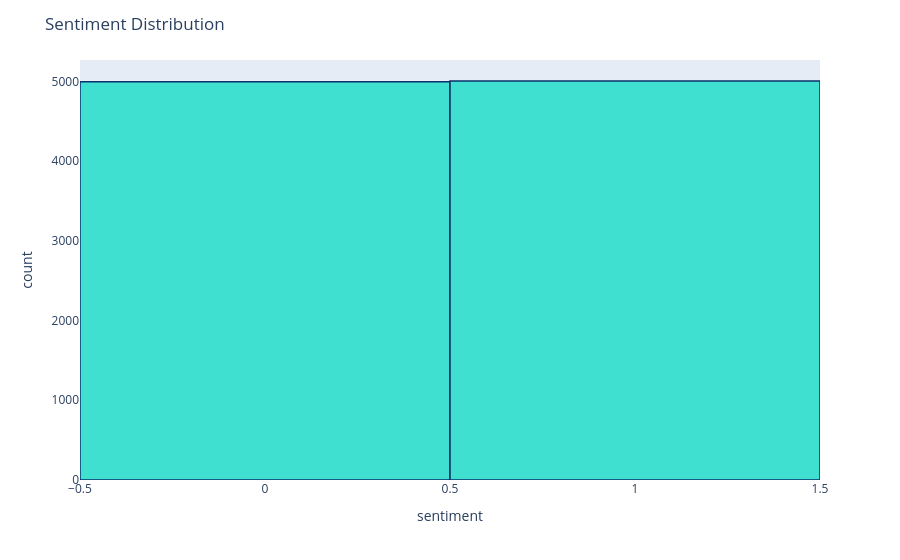

Notebook source saved alongside this figure:
### Markdown cell above
## Sentiment Distribution of Tweets

### Code cell
# Importing necessary libraries for plotting
import matplotlib.pyplot as plt
import seaborn as sns
import plotly.graph_objs as go
import plotly.express as px

# Initialize color palette for seaborn
color = sns.color_palette()

# Make sure that plots appear inline in the Jupyter notebook
%matplotlib inline

# Plotting Sentiment Distribution using Plotly (based on 'sentiment' column)
# This will create a histogram of sentiment values (0 for negative, 1 for positive)
fig = px.histogram(data, x="sentiment")

# Customizing the appearance of the histogram
fig.update_traces(marker_color="turquoise", marker_line_color='rgb(8,48,107)', marker_line_width=1.5)
fig.update_layout(title_text='Sentiment Distribution')

# Display the plot in Jupyter Notebook
fig.show()

# Save the plot as a static image (PNG)
fig.write_image("sentiment_distribution.png")

### Figure 1 — Plotly figure (JSON) as saved in the notebook; plotly's stock layout.template omitted (floating-point values rounded to 4 significant figures; data arrays with more than 128 entries replaced by an {"elided": "..."} marker saying what was removed)
{"data": [{"alignmentgroup": "True", "bingroup": "x", "hovertemplate": "sentiment=%{x}<br>count=%{y}<extra></extra>", "legendgroup": "", "marker": {"color": "turquoise", "line": {"color": "rgb(8,48,107)", "width": 1.5}, "pattern": {"shape": ""}}, "name": "", "offsetgroup": "", "orientation": "v", "showlegend": false, "type": "histogram", "x": {"elided": "10000 int values"}, "xaxis": "x", "yaxis": "y"}], "layout": {"autosize": true, "barmode": "relative", "legend": {"tracegroupgap": 0}, "margin": {"t": 60}, "title": {"text": "Sentiment Distribution"}, "xaxis": {"anchor": "y", "autorange": true, "domain": [0, 1], "range": [-0.5, 1.5], "title": {"text": "sentiment"}, "type": "linear"}, "yaxis": {"anchor": "x", "autorange": true, "domain": [0, 1], "range": [0, 5267.0], "title": {"text": "count"}}}}
